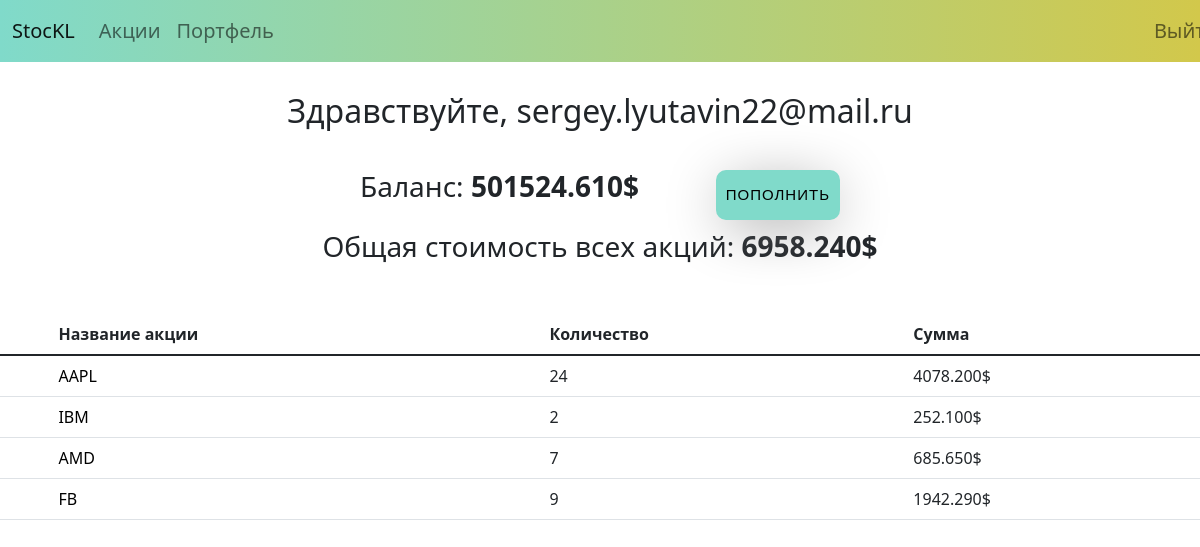
Before: /exchange/portfolio/ (signed in) with the older database file.
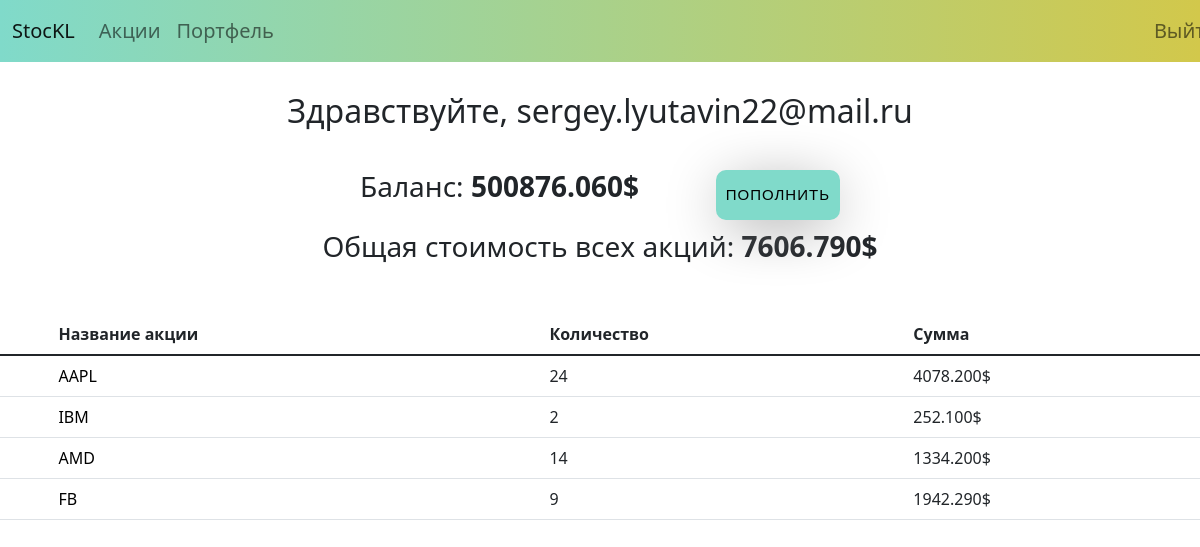
After: the same page with the newer database file.
### users/models.py (models this page shows, shortened)
class CustomUser(AbstractUser):
    username = None
    email = models.EmailField(l('email address'), unique=True)
    money = models.DecimalField(max_digits=10, decimal_places=3, null=True, default=0)
    USERNAME_FIELD = 'email'
    REQUIRED_FIELDS = []
    objects = CustomUserManager()

### exchangeapp/models.py (models this page shows)
class Portfolio(models.Model):
    user = models.ForeignKey(CustomUser, on_delete=models.CASCADE, null=True, default='')
    stock = models.ForeignKey(Stock, on_delete=models.CASCADE, null=True, default='')
    quantity = models.PositiveIntegerField(verbose_name='количество', default=0, null=True)
    total_price = models.DecimalField(max_digits=10, decimal_places=3,verbose_name='стоимость', default=0, null=True)

class Stock(models.Model):
    name = models.CharField(max_length=4)
    user = models.ForeignKey(CustomUser, on_delete=models.CASCADE, null=True,blank=True, default='')
    price = models.FloatField(default=1, null=True)
    def __str__(self):
        return self.name

### exchangeapp/views.py (the view)
# urls.py: path('portfolio/', views.portfolio_page, name='portfolio'),
def portfolio_page(request):
    total_price = 0
    portfolio = Portfolio.objects.filter(user=request.user)
    for port in portfolio:
        total_price += port.total_price
    context = {'portfolio_list': portfolio, 'total_price': total_price}
    return render(request, 'exchangeapp/prof.html', context)

### exchangeapp/templates/exchangeapp/prof.html (shortened to what this page needs)
<!DOCTYPE html>
{% load static %}
{% include "exchangeapp/navbar.html"%}
<html lang="en">
<head>
  <link  rel="stylesheet"  href="https://cdnjs.cloudflare.com/ajax/libs/animate.css/4.1.1/animate.min.css"/>
  <link href="https://cdn.jsdelivr.net/npm/bootstrap@5.1.3/dist/css/bootstrap.min.css" rel="stylesheet">
  <link rel="stylesheet" type="text/css" href="{% static 'exchangeapp/css/prof.css' %}">
  <link href="https://cdn.jsdelivr.net/npm/bootstrap@5.1.3/dist/css/bootstrap.min.css" rel="stylesheet">
</head>
<body>
  <div class="greeting">
    <center><h2>Здравствуйте, {{user.email}} </h2></center>
  </div>
  <div class="money">
    <div class="btn-toolbar justify-content-between" role="toolbar" aria-label="Toolbar with button groups">
      <div class="btn-group" role="group" aria-label="First group">
        <h3>Баланс: <b>{{user.money}}$</b></h3>
      </div>
      <div class="input-group">
        <a href="{% url 'users:money' user.id%}" class="botn"><center>Пополнить</center></a>
      </div>
    </div>
  </div>
  <div class="total_price">
  <center><h3>Общая стоимость всех акций: <b>{{total_price}}$</b></h3></center>
  </div>
<div class="table-KL">
  <table class="table table-hover">
    <thead>
      <tr class="pepp">
        <th scope="col"></th>
        <th scope="col">Название акции</th>
        <th scope="col">Количество</th>
        <th scope="col">Сумма</th>
      </tr>
    </thead>
    <tbody>
    {% for portfolio in portfolio_list %}
      <tr>
        <td></td>
        <td><a style="text-decoration: none; color: black;" href="{% url 'detail_page' portfolio.stock.name %}">{{portfolio.stock}}</a></td>
        <td>{{portfolio.quantity}}</td>
        <td>{{portfolio.total_price}}$</td>
      </tr>
    {% endfor %}
    </tbody>
  </table>
</div>
</body>
</html>

### exchangeapp/templates/exchangeapp/navbar.html (shortened to what this page needs)
<!DOCTYPE html>
{% load static %}
<html lang="en">
<head>
    <link href="https://cdn.jsdelivr.net/npm/bootstrap@5.1.3/dist/css/bootstrap.min.css" rel="stylesheet">
    <link rel="stylesheet" type="text/css" href="{% static 'exchangeapp/css/navbar.css' %}">
</head>
<body>
<header>
    <nav class="navbar navbar-expand-lg navbar-light bg-light">
      <div class="container-fluid">
        <a class="navbar-brand" href="{% url 'main_page' %}">StocKL</a>
        <div class="collapse navbar-collapse" id="navbarNav">
          <ul class="navbar-nav">
            <li class="nav-item">
              <a class="nav-link" href="{% url 'main_page' %}">Акции</a>
            </li>
            <li class="nav-item">
              <a class="nav-link" href="{% url 'portfolio' %}">Портфель</a>
            </li>
              <div id="logout">
              <li  class="nav-item">
              <a class="nav-link"  href="{% url 'users:logout' %}">Выйти</a>
            </li>
              </div>
          </ul>
        </div>
      </div>
    </nav>
  </header>
</body>
</html>

### exchangeapp/static/exchangeapp/css/navbar.css (style rules this page uses)
nav { margin: 0; width: 100%; background: rgb(128,218,202); background: -webkit-linear-gradient(left, rgba(128,218,202,1) 0%, rgba(210,200,75,1) 100%); background: -o-linear-gradient(left, rgba(128,218,202,1) 0%, rgba(210,200,75,1) 100%); background: linear-gradient(to right, rgba(128,218,202,1) 0%, rgba(210,200,75,1) 100%); font-size: 20px; }
#logout { margin-left: 72vw; }

### exchangeapp/static/exchangeapp/css/prof.css (style rules this page uses)
body { font-family: 'Nunito', sans-serif; }
nav { margin: 0; width: 100%; background: rgb(128,218,202); background: -webkit-linear-gradient(left, rgba(128,218,202,1) 0%, rgba(210,200,75,1) 100%); background: -o-linear-gradient(left, rgba(128,218,202,1) 0%, rgba(210,200,75,1) 100%); background: linear-gradient(to right, rgba(128,218,202,1) 0%, rgba(210,200,75,1) 100%); font-size: 20px; }
.botn { font-family: 'Nunito', sans-serif; letter-spacing: 1px; font-size: 15px; line-height: 30px; text-transform: uppercase; background-color: rgb(128,218,202); color: black; border: none; border-radius: 10px; min-width: 20%; box-shadow: 0 10px 60px -10px grey; cursor: pointer; transition: all 5s cubic-bezier(0.03, 0.98, 0.52, 0.99); outline: none; position: relative; text-decoration: none; text-transform: uppercase; padding: 10px; }
.btn-group { margin-left: 30%; }
.input-group { margin-right: 30%; }
.greeting { margin-top: 30px; }
.money { margin-top: 40px; }
.table-KL { margin-top: 50px; }
.total_price { margin-top: 10px; }

Changed rows visible on the page:
changed CustomUser "sergey.lyutavin22@mail.ru": money "501524.610" → "500876.060"
changed Portfolio "AMD": quantity "7" → "14"; total_price "685.650" → "1334.200"
Other visible differences:
{{ total_price }}: "6958.240" → "7606.790"
